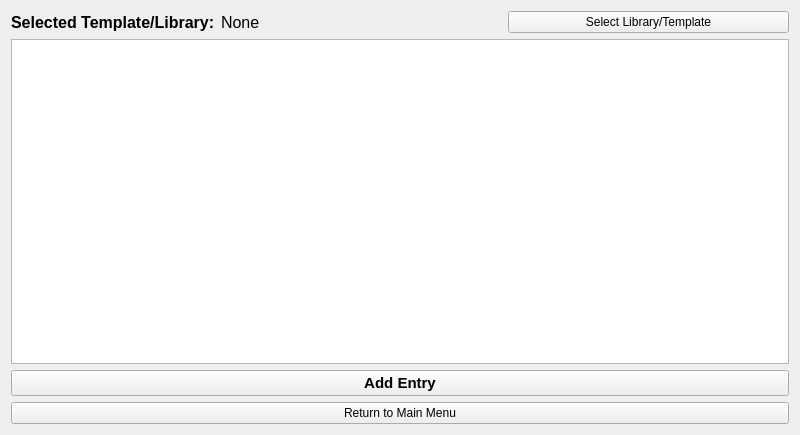
<?xml version="1.0" encoding="UTF-8"?>
<ui version="4.0">
 <class>editLibrary</class>
 <widget class="QWidget" name="editLibrary">
  <property name="geometry">
   <rect>
    <x>0</x>
    <y>0</y>
    <width>800</width>
    <height>435</height>
   </rect>
  </property>
  <property name="windowTitle">
   <string>Edit Library</string>
  </property>
  <layout class="QVBoxLayout" name="verticalLayout">
   <item>
    <layout class="QVBoxLayout" name="verticalLayout_2">
     <item>
      <layout class="QHBoxLayout" name="horizontalLayout">
       <item>
        <widget class="QLabel" name="label">
         <property name="sizePolicy">
          <sizepolicy hsizetype="Fixed" vsizetype="Preferred">
           <horstretch>0</horstretch>
           <verstretch>0</verstretch>
          </sizepolicy>
         </property>
         <property name="font">
          <font>
           <pointsize>12</pointsize>
           <weight>75</weight>
           <bold>true</bold>
          </font>
         </property>
         <property name="text">
          <string>Selected Template/Library:</string>
         </property>
        </widget>
       </item>
       <item>
        <widget class="QLabel" name="currentLIbrary">
         <property name="font">
          <font>
           <pointsize>12</pointsize>
          </font>
         </property>
         <property name="text">
          <string>None</string>
         </property>
        </widget>
       </item>
       <item>
        <widget class="QPushButton" name="selectTemplateButton">
         <property name="text">
          <string>Select Library/Template</string>
         </property>
        </widget>
       </item>
      </layout>
     </item>
     <item>
      <widget class="QTableWidget" name="tableWidget"/>
     </item>
     <item>
      <widget class="QPushButton" name="addButton">
       <property name="font">
        <font>
         <pointsize>11</pointsize>
         <weight>75</weight>
         <bold>true</bold>
        </font>
       </property>
       <property name="text">
        <string>Add Entry</string>
       </property>
      </widget>
     </item>
     <item>
      <widget class="QPushButton" name="returnButton">
       <property name="text">
        <string>Return to Main Menu</string>
       </property>
      </widget>
     </item>
    </layout>
   </item>
  </layout>
 </widget>
 <resources/>
 <connections/>
</ui>
